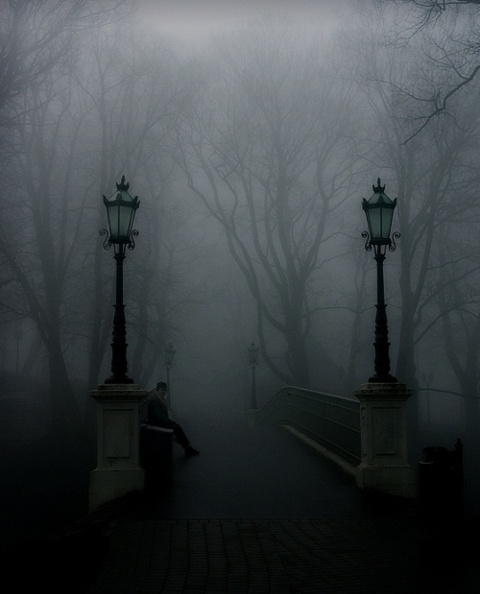
#> input picture image/029.jpg, 480 x 594 px; the run also reads 2 pictures not shown here
$ python dehaze.py   (older library calls are emulated)
#> lines starting #> are read from the running program, lines starting #| are printed output that depends on the picture
### exposure_enhancement.py
# this file is adopted from github link https://github.com/pvnieo/Low-light-Image-Enhancement

import numpy as np
import cv2
from scipy.spatial import distance
from scipy.ndimage.filters import convolve
from scipy.sparse import diags, csr_matrix
from scipy.sparse.linalg import spsolve


def get_sparse_neighbor(p: int, n: int, m: int):
    """Returns a dictionnary, where the keys are index of 4-neighbor of `p` in the sparse matrix,
       and values are tuples (i, j, x), where `i`, `j` are index of neighbor in the normal matrix,
       and x is the direction of neighbor.

    Arguments:
        p {int} -- index in the sparse matrix.
        n {int} -- number of rows in the original matrix (non sparse).
        m {int} -- number of columns in the original matrix.

    Returns:
        dict -- dictionnary containing indices of 4-neighbors of `p`.
    """
    i, j = p // m, p % m
    d = {}
    if i - 1 >= 0:
        d[(i - 1) * m + j] = (i - 1, j, 0)
    if i + 1 < n:
        d[(i + 1) * m + j] = (i + 1, j, 0)
    if j - 1 >= 0:
        d[i * m + j - 1] = (i, j - 1, 1)
    if j + 1 < m:
        d[i * m + j + 1] = (i, j + 1, 1)
    return d


def create_spacial_affinity_kernel(spatial_sigma: float, size: int = 15):
    """Create a kernel (`size` * `size` matrix) that will be used to compute the he spatial affinity based Gaussian weights.

    Arguments:
        spatial_sigma {float} -- Spatial standard deviation.

    Keyword Arguments:
        size {int} -- size of the kernel. (default: {15})

    Returns:
        np.ndarray - `size` * `size` kernel
    """
    kernel = np.zeros((size, size))
    for i in range(size):
        for j in range(size):
            kernel[i, j] = np.exp(-0.5 * (distance.euclidean((i, j), (size // 2, size // 2)) ** 2) / (spatial_sigma ** 2))

    return kernel


def compute_smoothness_weights(L: np.ndarray, x: int, kernel: np.ndarray, eps: float = 1e-3):
    """Compute the smoothness weights used in refining the illumination map optimization problem.

    Arguments:
        L {np.ndarray} -- the initial illumination map to be refined.
        x {int} -- the direction of the weights. Can either be x=1 for horizontal or x=0 for vertical.
        kernel {np.ndarray} -- spatial affinity matrix

    Keyword Arguments:
        eps {float} -- small constant to avoid computation instability. (default: {1e-3})

    Returns:
        np.ndarray - smoothness weights according to direction x. same dimension as `L`.
    """
    Lp = cv2.Sobel(L, cv2.CV_64F, int(x == 1), int(x == 0), ksize=1)
    T = convolve(np.ones_like(L), kernel, mode='constant')
    T = T / (np.abs(convolve(Lp, kernel, mode='constant')) + eps)
    return T / (np.abs(Lp) + eps)


def fuse_multi_exposure_images(im: np.ndarray, under_ex: np.ndarray, over_ex: np.ndarray,
                               bc: float = 1, bs: float = 1, be: float = 1):
    """perform the exposure fusion method used in the DUAL paper.

    Arguments:
        im {np.ndarray} -- input image to be enhanced.
        under_ex {np.ndarray} -- under-exposure corrected image. same dimension as `im`.
        over_ex {np.ndarray} -- over-exposure corrected image. same dimension as `im`.

    Keyword Arguments:
        bc {float} -- parameter for controlling the influence of Mertens's contrast measure. (default: {1})
        bs {float} -- parameter for controlling the influence of Mertens's saturation measure. (default: {1})
        be {float} -- parameter for controlling the influence of Mertens's well exposedness measure. (default: {1})

    Returns:
        np.ndarray -- the fused image. same dimension as `im`.
    """
    merge_mertens = cv2.createMergeMertens(bc, bs, be)
    images = [np.clip(x * 255, 0, 255).astype("uint8") for x in [im, under_ex, over_ex]]
    fused_images = merge_mertens.process(images)
    return fused_images


def refine_illumination_map_linear(L: np.ndarray, gamma: float, lambda_: float, kernel: np.ndarray, eps: float = 1e-3):
    """Refine the illumination map based on the optimization problem described in the two papers.
       This function use the sped-up solver presented in the LIME paper.

    Arguments:
        L {np.ndarray} -- the illumination map to be refined.
        gamma {float} -- gamma correction factor.
        lambda_ {float} -- coefficient to balance the terms in the optimization problem.
        kernel {np.ndarray} -- spatial affinity matrix.

    Keyword Arguments:
        eps {float} -- small constant to avoid computation instability (default: {1e-3}).

    Returns:
        np.ndarray -- refined illumination map. same shape as `L`.
    """
    # compute smoothness weights
    wx = compute_smoothness_weights(L, x=1, kernel=kernel, eps=eps)
    wy = compute_smoothness_weights(L, x=0, kernel=kernel, eps=eps)

    n, m = L.shape
    L_1d = L.copy().flatten()

    # compute the five-point spatially inhomogeneous Laplacian matrix
    row, column, data = [], [], []
    for p in range(n * m):
        diag = 0
        for q, (k, l, x) in get_sparse_neighbor(p, n, m).items():
            weight = wx[k, l] if x else wy[k, l]
            row.append(p)
            column.append(q)
            data.append(-weight)
            diag += weight
        row.append(p)
        column.append(p)
        data.append(diag)
    F = csr_matrix((data, (row, column)), shape=(n * m, n * m))

    # solve the linear system
    Id = diags([np.ones(n * m)], [0])
    A = Id + lambda_ * F
    L_refined = spsolve(csr_matrix(A), L_1d, permc_spec=None, use_umfpack=True).reshape((n, m))

    # gamma correction
    L_refined = np.clip(L_refined, eps, 1) ** gamma

    return L_refined


def correct_underexposure(im: np.ndarray, gamma: float, lambda_: float, kernel: np.ndarray, eps: float = 1e-3):
    """correct underexposudness using the retinex based algorithm presented in DUAL and LIME paper.

    Arguments:
        im {np.ndarray} -- input image to be corrected.
        gamma {float} -- gamma correction factor.
        lambda_ {float} -- coefficient to balance the terms in the optimization problem.
        kernel {np.ndarray} -- spatial affinity matrix.

    Keyword Arguments:
        eps {float} -- small constant to avoid computation instability (default: {1e-3})

    Returns:
        np.ndarray -- image underexposudness corrected. same shape as `im`.
    """

    # first estimation of the illumination map
    L = np.max(im, axis=-1)
    # illumination refinement
    L_refined = refine_illumination_map_linear(L, gamma, lambda_, kernel, eps)

    # correct image underexposure
    L_refined_3d = np.repeat(L_refined[..., None], 3, axis=-1)
    im_corrected = im / L_refined_3d
    return im_corrected


def enhance_image_exposure(im: np.ndarray, gamma: float, lambda_: float, dual: bool = True, sigma: int = 3,
                           bc: float = 1, bs: float = 1, be: float = 1, eps: float = 1e-3):
    """Enhance input image, using either DUAL method, or LIME method. For more info, please see original papers.

    Arguments:
        im {np.ndarray} -- input image to be corrected.
        gamma {float} -- gamma correction factor.
        lambda_ {float} -- coefficient to balance the terms in the optimization problem (in DUAL and LIME).

    Keyword Arguments:
        dual {bool} -- boolean variable to indicate enhancement method to be used (either DUAL or LIME) (default: {True})
        sigma {int} -- Spatial standard deviation for spatial affinity based Gaussian weights. (default: {3})
        bc {float} -- parameter for controlling the influence of Mertens's contrast measure. (default: {1})
        bs {float} -- parameter for controlling the influence of Mertens's saturation measure. (default: {1})
        be {float} -- parameter for controlling the influence of Mertens's well exposedness measure. (default: {1})
        eps {float} -- small constant to avoid computation instability (default: {1e-3})

    Returns:
        np.ndarray -- image exposure enhanced. same shape as `im`.
    """
    # create spacial affinity kernel
    kernel = create_spacial_affinity_kernel(sigma)

    # correct underexposudness
    im_normalized = im.astype(float) / 255.0
    under_corrected = correct_underexposure(im_normalized, gamma, lambda_, kernel, eps)

    if dual:
        # correct overexposure and merge if DUAL method is selected
        inv_im_normalized = 1 - im_normalized
        over_corrected = 1 - correct_underexposure(inv_im_normalized, gamma, lambda_, kernel, eps)
        # fuse images
        im_corrected = fuse_multi_exposure_images(im_normalized, under_corrected, over_corrected, bc, bs, be)
    else:
        im_corrected = under_corrected

    # convert to 8 bits and returns
    return np.clip(im_corrected * 255, 0, 255).astype("uint8")

### dehaze.py
import cv2
import math
import numpy as np
from matplotlib import pyplot as plt
from exposure_enhancement import enhance_image_exposure


def PSNR(res_img, original_img):
    mse = 0.0
    for i in range(928):
        for j in range(1400):
            for k in range(3):
                mse += (res_img[i][j][k] - original_img[i][j][k]) ** 2
    new_mse = mse / (928 * 1400 * 3)
    max_original_2 = np.max(original_img) ** 2
    psnr = 10 * np.log10(max_original_2 / new_mse)
    return psnr


def DarkChannel(im,sz):
    b,g,r = cv2.split(im)
    dc = cv2.min(cv2.min(r,g),b)
    kernel = cv2.getStructuringElement(cv2.MORPH_RECT,(sz,sz))
    dark = cv2.erode(dc,kernel)
    return dark


def AtmLight(im,dark):
    [h,w] = im.shape[:2]
    imsz = h*w
    numpx = int(max(math.floor(imsz/1000),1))
    darkvec = dark.reshape(imsz)
    imvec = im.reshape(imsz,3)

    indices = np.argsort(darkvec,axis=0);
    indices = indices[imsz-numpx::]

    atmsum = np.zeros([1,3])
    for ind in range(1,numpx):
       atmsum = atmsum + imvec[indices[ind]]

    A = atmsum / numpx
    return A


def TransmissionEstimate(im, A, sz):
    omega = 0.95
    im3 = np.empty(im.shape, im.dtype)

    for ind in range(3):
        im3[:, :, ind] = im[:, :, ind]/A[0, ind]

    transmission = 1 - omega*DarkChannel(im3, sz)
    return transmission


def Guidedfilter(im,p,r,eps):
    mean_I = cv2.boxFilter(im,cv2.CV_64F,(r,r))
    mean_p = cv2.boxFilter(p, cv2.CV_64F,(r,r))
    mean_Ip = cv2.boxFilter(im*p,cv2.CV_64F,(r,r))
    cov_Ip = mean_Ip - mean_I*mean_p

    mean_II = cv2.boxFilter(im*im,cv2.CV_64F,(r,r))
    var_I   = mean_II - mean_I*mean_I

    a = cov_Ip/(var_I + eps)
    b = mean_p - a*mean_I

    mean_a = cv2.boxFilter(a,cv2.CV_64F,(r,r))
    mean_b = cv2.boxFilter(b,cv2.CV_64F,(r,r))

    q = mean_a*im + mean_b
    return q


def TransmissionRefine(im,et):
    gray = cv2.cvtColor(im,cv2.COLOR_BGR2GRAY)
    gray = np.float64(gray)/255
    r = 60
    eps = 0.0001
    t = Guidedfilter(gray,et,r,eps)
    return t


def Recover(im, t, A, tx=0.1):
    res = np.empty(im.shape,im.dtype)
    t = cv2.max(t, tx)

    for ind in range(3):
        res[:, :, ind] = (im[:, :, ind] - A[0, ind])/t + A[0, ind]

    return res


if __name__ == '__main__':
    import sys
    try:
        fn = sys.argv[1]
    except:
        fn = './image/029.jpg'

    src = cv2.imread(fn)
#> src is the input picture: shape (594, 480, 3); mean B, G, R 69.3, 66.5, 60.4

    enhanced_image = enhance_image_exposure(src, gamma=0.4, lambda_=0.15, dual=True,
                                            sigma=3, bc=1, bs=1, be=1, eps=1e-3)
#> call 2 of compute_smoothness_weights, with x = 0, kernel = array of shape (15, 15), eps = 0.001
#> in compute_smoothness_weights (call 2), `return T / (np.abs(Lp) + eps)`:
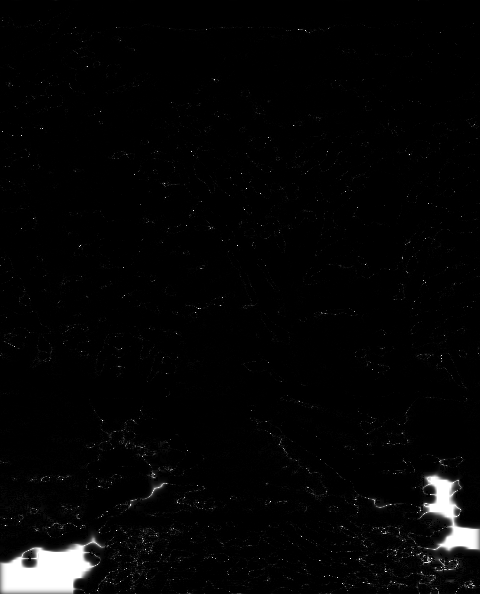
#> returned value: shape (594, 480) float64; min 53.66, max 55197643.9, mean 1358728.1; drawn with min black and max white
#> after the loop in refine_illumination_map_linear, `for p in range(n * m):`: column = 1423452 items
#> in enhance_image_exposure, `over_corrected = 1 - correct_underexposure(inv_im_normalized, gamma, l..`:
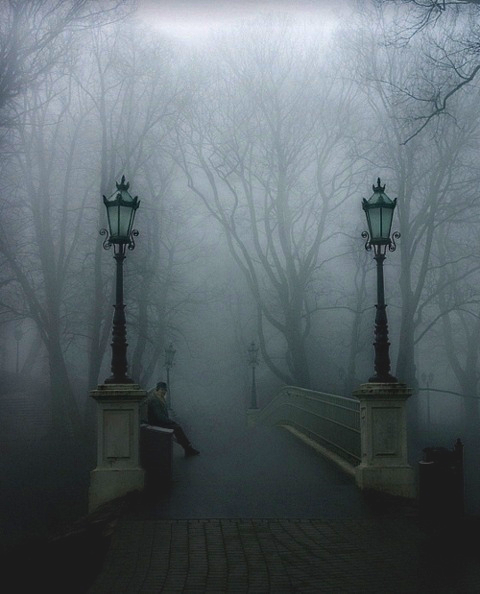
#> over_corrected: shape (594, 480, 3) float64; mean B, G, R 0.206, 0.193, 0.166; drawn with min black and max white
#> in fuse_multi_exposure_images, `images = [np.clip(x * 255, 0, 255).astype("uint8") for x in [im, under..`: images = 3 items

    I = enhanced_image.astype('float64') / 255

    dark = DarkChannel(I, 15)
#> in DarkChannel, `dark = cv2.erode(dc,kernel)`:
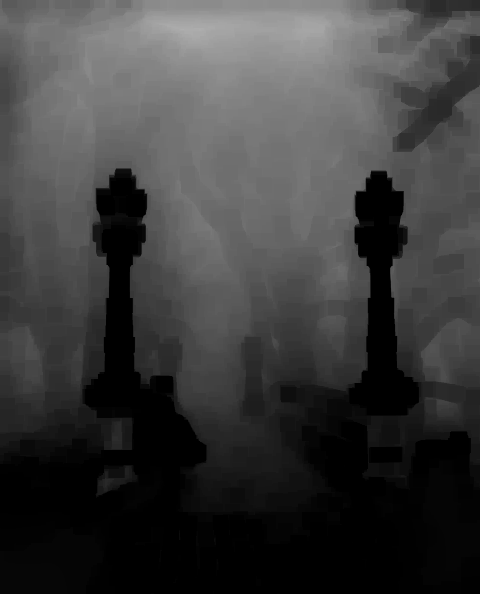
#> dark: shape (594, 480) float64; min 0, max 0.686, mean 0.236
    A = AtmLight(I, dark)
#> in AtmLight, `indices = indices[imsz-numpx::]`: indices = 285 values, max 17479 at index 96, min 11687 at index 97, mean 14452.9
#> the loop in AtmLight, `for ind in range(1,numpx):` made 284 passes
#> atmsum on passes 1 to 3: [[0.725, 0.714, 0.702]], [[1.45, 1.43, 1.4]], [[2.19, 2.14, 2.1]]
#> after the loop in AtmLight, `for ind in range(1,numpx):`: atmsum = [[209.8, 202.7, 200.1]]
#> in AtmLight, `A = atmsum / numpx`: A = [[0.736, 0.711, 0.702]]
#> A = [[0.736, 0.711, 0.702]]
    te = TransmissionEstimate(I, A, 15)
#> after the loop in TransmissionEstimate, `for ind in range(3):`:
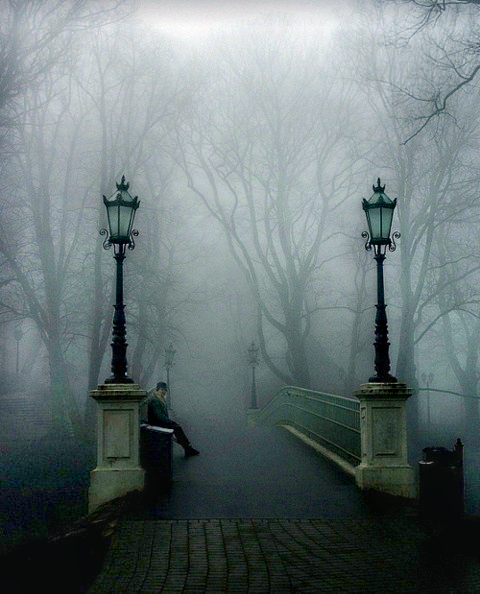
#> im3: shape (594, 480, 3) float64; mean B, G, R 0.483, 0.48, 0.428; drawn with min black and max white
    t = TransmissionRefine(src, te)
#> in Guidedfilter, `mean_Ip = cv2.boxFilter(im*p,cv2.CV_64F,(r,r))`:
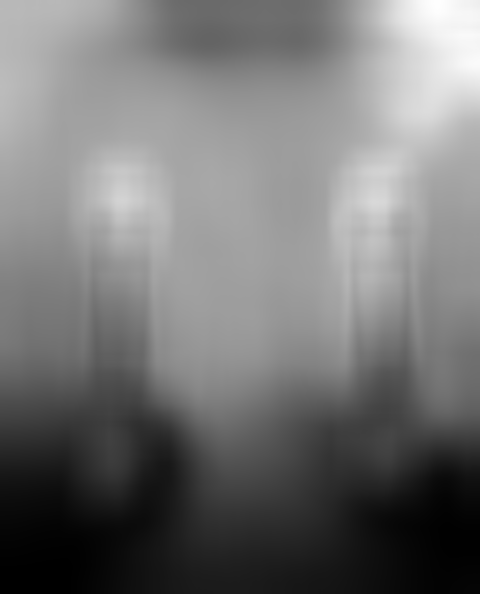
#> mean_Ip: shape (594, 480) float64; min -2.78e-16, max 0.278, mean 0.127; drawn with min black and max white
#> in Guidedfilter, `cov_Ip = mean_Ip - mean_I*mean_p`:
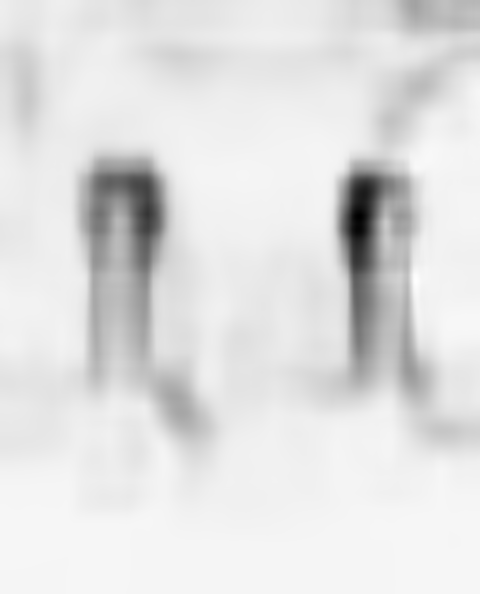
#> cov_Ip: shape (594, 480) float64; min -0.0249, max 0.000921, mean -0.00214; drawn with min black and max white
#> in Guidedfilter, `mean_II = cv2.boxFilter(im*im,cv2.CV_64F,(r,r))`:
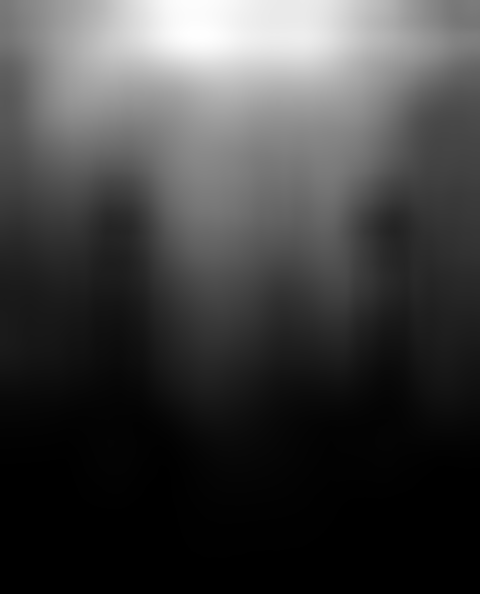
#> mean_II: shape (594, 480) float64; min -2.68e-16, max 0.401, mean 0.101; drawn with min black and max white
    J = Recover(I, t, A, 0.1)

    # [4 lines of commented-out code are left out]
    cv2.imwrite("./image/029_dcp_enhanced.png", J*255)

    I = src.astype('float64') / 255

    dark = DarkChannel(I, 15)
    A = AtmLight(I, dark)
#> the loop in AtmLight (call 2), `for ind in range(1,numpx):` made 284 passes
#> atmsum on passes 1 to 3: [[0.694, 0.671, 0.675]], [[1.39, 1.35, 1.35]], [[2.08, 2.02, 2.02]]
#> A = [[0.692, 0.673, 0.669]]
    te = TransmissionEstimate(I, A, 15)
    t = TransmissionRefine(src, te)
    J = Recover(I, t, A, 0.1)

    cv2.imwrite("./image/029_dcp_no_enhance.png", J * 255)

    img_1 = cv2.imread(fn)
    img_2 = enhanced_image
    img_3 = cv2.imread('./image/029_dcp_no_enhance.png')
    img_4 = cv2.imread('./image/029_dcp_enhanced.png')
    img_5 = cv2.imread('./image/029_no_enhance_cnn.png')
    img_6 = cv2.imread('./image/029_enhance_cnn.png')

    img_lst = [img_1, img_3, img_5, img_2, img_4, img_6]
    img_name = ["original", "original_dcp", "original_cnn",
                "enhanced", "enhanced_dcp", "enhanced_cnn"]
    fig = plt.figure(figsize=(9, 5))
    columns = 3
    rows = 2
    for i in range(1, columns * rows + 1):
        ax = fig.add_subplot(rows, columns, i)
        ax.title.set_text(img_name[i-1])
        plt.imshow(img_lst[i-1])
    plt.show()

    cv2.waitKey(0)
